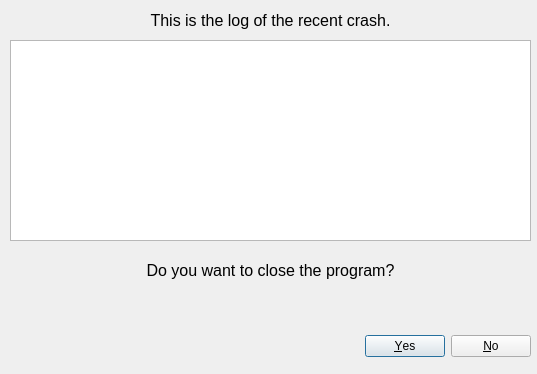
<?xml version="1.0" encoding="UTF-8"?>
<ui version="4.0">
 <class>CrashWindow</class>
 <widget class="QDialog" name="CrashWindow">
  <property name="windowModality">
   <enum>Qt::WindowModal</enum>
  </property>
  <property name="geometry">
   <rect>
    <x>0</x>
    <y>0</y>
    <width>537</width>
    <height>374</height>
   </rect>
  </property>
  <property name="windowTitle">
   <string>Linux Desktop Shortcut Crash Handler</string>
  </property>
  <property name="modal">
   <bool>true</bool>
  </property>
  <widget class="QDialogButtonBox" name="buttonBox">
   <property name="geometry">
    <rect>
     <x>0</x>
     <y>331</y>
     <width>531</width>
     <height>31</height>
    </rect>
   </property>
   <property name="orientation">
    <enum>Qt::Horizontal</enum>
   </property>
   <property name="standardButtons">
    <set>QDialogButtonBox::No|QDialogButtonBox::Yes</set>
   </property>
  </widget>
  <widget class="QTextBrowser" name="textBrowser">
   <property name="geometry">
    <rect>
     <x>10</x>
     <y>40</y>
     <width>521</width>
     <height>201</height>
    </rect>
   </property>
  </widget>
  <widget class="QLabel" name="label">
   <property name="geometry">
    <rect>
     <x>10</x>
     <y>240</y>
     <width>521</width>
     <height>61</height>
    </rect>
   </property>
   <property name="font">
    <font>
     <pointsize>12</pointsize>
    </font>
   </property>
   <property name="text">
    <string>Do you want to close the program?</string>
   </property>
   <property name="alignment">
    <set>Qt::AlignCenter</set>
   </property>
  </widget>
  <widget class="QLabel" name="label_2">
   <property name="geometry">
    <rect>
     <x>10</x>
     <y>0</y>
     <width>521</width>
     <height>41</height>
    </rect>
   </property>
   <property name="font">
    <font>
     <pointsize>12</pointsize>
    </font>
   </property>
   <property name="text">
    <string>This is the log of the recent crash.</string>
   </property>
   <property name="alignment">
    <set>Qt::AlignCenter</set>
   </property>
  </widget>
 </widget>
 <resources/>
 <connections>
  <connection>
   <sender>buttonBox</sender>
   <signal>accepted()</signal>
   <receiver>CrashWindow</receiver>
   <slot>accept()</slot>
   <hints>
    <hint type="sourcelabel">
     <x>248</x>
     <y>254</y>
    </hint>
    <hint type="destinationlabel">
     <x>157</x>
     <y>274</y>
    </hint>
   </hints>
  </connection>
  <connection>
   <sender>buttonBox</sender>
   <signal>rejected()</signal>
   <receiver>CrashWindow</receiver>
   <slot>reject()</slot>
   <hints>
    <hint type="sourcelabel">
     <x>316</x>
     <y>260</y>
    </hint>
    <hint type="destinationlabel">
     <x>286</x>
     <y>274</y>
    </hint>
   </hints>
  </connection>
 </connections>
</ui>
